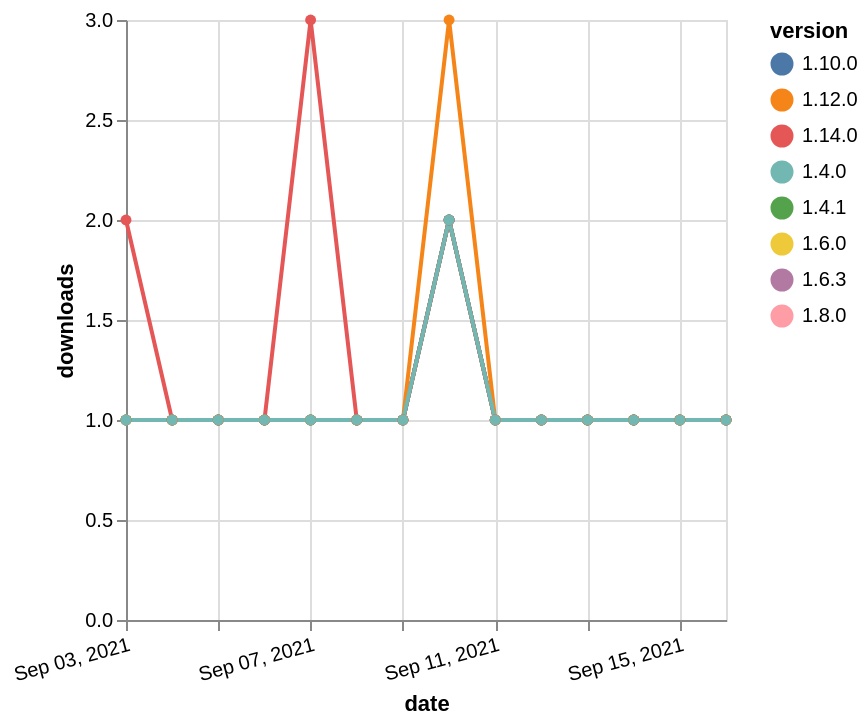

Describe this chart as a Vega-Lite specification.
### Vega-Lite specification from a JSON file in a GitHub repository (floating-point values rounded to 4 significant figures)
{"$schema": "https://vega.github.io/schema/vega-lite/v5.json", "description": "A simple bar chart with embedded data.", "data": {"values": [{"date": "2021-09-03", "total": 196, "delta": 1, "version": "1.6.0"}, {"date": "2021-09-04", "total": 197, "delta": 1, "version": "1.6.0"}, {"date": "2021-09-05", "total": 198, "delta": 1, "version": "1.6.0"}, {"date": "2021-09-06", "total": 199, "delta": 1, "version": "1.6.0"}, {"date": "2021-09-07", "total": 200, "delta": 1, "version": "1.6.0"}, {"date": "2021-09-08", "total": 201, "delta": 1, "version": "1.6.0"}, {"date": "2021-09-09", "total": 202, "delta": 1, "version": "1.6.0"}, {"date": "2021-09-10", "total": 204, "delta": 2, "version": "1.6.0"}, {"date": "2021-09-11", "total": 205, "delta": 1, "version": "1.6.0"}, {"date": "2021-09-12", "total": 206, "delta": 1, "version": "1.6.0"}, {"date": "2021-09-13", "total": 207, "delta": 1, "version": "1.6.0"}, {"date": "2021-09-14", "total": 208, "delta": 1, "version": "1.6.0"}, {"date": "2021-09-15", "total": 209, "delta": 1, "version": "1.6.0"}, {"date": "2021-09-16", "total": 210, "delta": 1, "version": "1.6.0"}, {"date": "2021-09-03", "total": 193, "delta": 1, "version": "1.8.0"}, {"date": "2021-09-04", "total": 194, "delta": 1, "version": "1.8.0"}, {"date": "2021-09-05", "total": 195, "delta": 1, "version": "1.8.0"}, {"date": "2021-09-06", "total": 196, "delta": 1, "version": "1.8.0"}, {"date": "2021-09-07", "total": 197, "delta": 1, "version": "1.8.0"}, {"date": "2021-09-08", "total": 198, "delta": 1, "version": "1.8.0"}, {"date": "2021-09-09", "total": 199, "delta": 1, "version": "1.8.0"}, {"date": "2021-09-10", "total": 201, "delta": 2, "version": "1.8.0"}, {"date": "2021-09-11", "total": 202, "delta": 1, "version": "1.8.0"}, {"date": "2021-09-12", "total": 203, "delta": 1, "version": "1.8.0"}, {"date": "2021-09-13", "total": 204, "delta": 1, "version": "1.8.0"}, {"date": "2021-09-14", "total": 205, "delta": 1, "version": "1.8.0"}, {"date": "2021-09-15", "total": 206, "delta": 1, "version": "1.8.0"}, {"date": "2021-09-16", "total": 207, "delta": 1, "version": "1.8.0"}, {"date": "2021-09-03", "total": 162, "delta": 1, "version": "1.10.0"}, {"date": "2021-09-04", "total": 163, "delta": 1, "version": "1.10.0"}, {"date": "2021-09-05", "total": 164, "delta": 1, "version": "1.10.0"}, {"date": "2021-09-06", "total": 165, "delta": 1, "version": "1.10.0"}, {"date": "2021-09-07", "total": 166, "delta": 1, "version": "1.10.0"}, {"date": "2021-09-08", "total": 167, "delta": 1, "version": "1.10.0"}, {"date": "2021-09-09", "total": 168, "delta": 1, "version": "1.10.0"}, {"date": "2021-09-10", "total": 170, "delta": 2, "version": "1.10.0"}, {"date": "2021-09-11", "total": 171, "delta": 1, "version": "1.10.0"}, {"date": "2021-09-12", "total": 172, "delta": 1, "version": "1.10.0"}, {"date": "2021-09-13", "total": 173, "delta": 1, "version": "1.10.0"}, {"date": "2021-09-14", "total": 174, "delta": 1, "version": "1.10.0"}, {"date": "2021-09-15", "total": 175, "delta": 1, "version": "1.10.0"}, {"date": "2021-09-16", "total": 176, "delta": 1, "version": "1.10.0"}, {"date": "2021-09-03", "total": 195, "delta": 1, "version": "1.6.3"}, {"date": "2021-09-04", "total": 196, "delta": 1, "version": "1.6.3"}, {"date": "2021-09-05", "total": 197, "delta": 1, "version": "1.6.3"}, {"date": "2021-09-06", "total": 198, "delta": 1, "version": "1.6.3"}, {"date": "2021-09-07", "total": 199, "delta": 1, "version": "1.6.3"}, {"date": "2021-09-08", "total": 200, "delta": 1, "version": "1.6.3"}, {"date": "2021-09-09", "total": 201, "delta": 1, "version": "1.6.3"}, {"date": "2021-09-10", "total": 203, "delta": 2, "version": "1.6.3"}, {"date": "2021-09-11", "total": 204, "delta": 1, "version": "1.6.3"}, {"date": "2021-09-12", "total": 205, "delta": 1, "version": "1.6.3"}, {"date": "2021-09-13", "total": 206, "delta": 1, "version": "1.6.3"}, {"date": "2021-09-14", "total": 207, "delta": 1, "version": "1.6.3"}, {"date": "2021-09-15", "total": 208, "delta": 1, "version": "1.6.3"}, {"date": "2021-09-16", "total": 209, "delta": 1, "version": "1.6.3"}, {"date": "2021-09-03", "total": 235, "delta": 1, "version": "1.4.1"}, {"date": "2021-09-04", "total": 236, "delta": 1, "version": "1.4.1"}, {"date": "2021-09-05", "total": 237, "delta": 1, "version": "1.4.1"}, {"date": "2021-09-06", "total": 238, "delta": 1, "version": "1.4.1"}, {"date": "2021-09-07", "total": 239, "delta": 1, "version": "1.4.1"}, {"date": "2021-09-08", "total": 240, "delta": 1, "version": "1.4.1"}, {"date": "2021-09-09", "total": 241, "delta": 1, "version": "1.4.1"}, {"date": "2021-09-10", "total": 243, "delta": 2, "version": "1.4.1"}, {"date": "2021-09-11", "total": 244, "delta": 1, "version": "1.4.1"}, {"date": "2021-09-12", "total": 245, "delta": 1, "version": "1.4.1"}, {"date": "2021-09-13", "total": 246, "delta": 1, "version": "1.4.1"}, {"date": "2021-09-14", "total": 247, "delta": 1, "version": "1.4.1"}, {"date": "2021-09-15", "total": 248, "delta": 1, "version": "1.4.1"}, {"date": "2021-09-16", "total": 249, "delta": 1, "version": "1.4.1"}, {"date": "2021-09-03", "total": 128, "delta": 2, "version": "1.14.0"}, {"date": "2021-09-04", "total": 129, "delta": 1, "version": "1.14.0"}, {"date": "2021-09-05", "total": 130, "delta": 1, "version": "1.14.0"}, {"date": "2021-09-06", "total": 131, "delta": 1, "version": "1.14.0"}, {"date": "2021-09-07", "total": 134, "delta": 3, "version": "1.14.0"}, {"date": "2021-09-08", "total": 135, "delta": 1, "version": "1.14.0"}, {"date": "2021-09-09", "total": 136, "delta": 1, "version": "1.14.0"}, {"date": "2021-09-10", "total": 138, "delta": 2, "version": "1.14.0"}, {"date": "2021-09-11", "total": 139, "delta": 1, "version": "1.14.0"}, {"date": "2021-09-12", "total": 140, "delta": 1, "version": "1.14.0"}, {"date": "2021-09-13", "total": 141, "delta": 1, "version": "1.14.0"}, {"date": "2021-09-14", "total": 142, "delta": 1, "version": "1.14.0"}, {"date": "2021-09-15", "total": 143, "delta": 1, "version": "1.14.0"}, {"date": "2021-09-16", "total": 144, "delta": 1, "version": "1.14.0"}, {"date": "2021-09-03", "total": 194, "delta": 1, "version": "1.12.0"}, {"date": "2021-09-04", "total": 195, "delta": 1, "version": "1.12.0"}, {"date": "2021-09-05", "total": 196, "delta": 1, "version": "1.12.0"}, {"date": "2021-09-06", "total": 197, "delta": 1, "version": "1.12.0"}, {"date": "2021-09-07", "total": 198, "delta": 1, "version": "1.12.0"}, {"date": "2021-09-08", "total": 199, "delta": 1, "version": "1.12.0"}, {"date": "2021-09-09", "total": 200, "delta": 1, "version": "1.12.0"}, {"date": "2021-09-10", "total": 203, "delta": 3, "version": "1.12.0"}, {"date": "2021-09-11", "total": 204, "delta": 1, "version": "1.12.0"}, {"date": "2021-09-12", "total": 205, "delta": 1, "version": "1.12.0"}, {"date": "2021-09-13", "total": 206, "delta": 1, "version": "1.12.0"}, {"date": "2021-09-14", "total": 207, "delta": 1, "version": "1.12.0"}, {"date": "2021-09-15", "total": 208, "delta": 1, "version": "1.12.0"}, {"date": "2021-09-16", "total": 209, "delta": 1, "version": "1.12.0"}, {"date": "2021-09-03", "total": 250, "delta": 1, "version": "1.4.0"}, {"date": "2021-09-04", "total": 251, "delta": 1, "version": "1.4.0"}, {"date": "2021-09-05", "total": 252, "delta": 1, "version": "1.4.0"}, {"date": "2021-09-06", "total": 253, "delta": 1, "version": "1.4.0"}, {"date": "2021-09-07", "total": 254, "delta": 1, "version": "1.4.0"}, {"date": "2021-09-08", "total": 255, "delta": 1, "version": "1.4.0"}, {"date": "2021-09-09", "total": 256, "delta": 1, "version": "1.4.0"}, {"date": "2021-09-10", "total": 258, "delta": 2, "version": "1.4.0"}, {"date": "2021-09-11", "total": 259, "delta": 1, "version": "1.4.0"}, {"date": "2021-09-12", "total": 260, "delta": 1, "version": "1.4.0"}, {"date": "2021-09-13", "total": 261, "delta": 1, "version": "1.4.0"}, {"date": "2021-09-14", "total": 262, "delta": 1, "version": "1.4.0"}, {"date": "2021-09-15", "total": 263, "delta": 1, "version": "1.4.0"}, {"date": "2021-09-16", "total": 264, "delta": 1, "version": "1.4.0"}]}, "width": "container", "mark": {"type": "line", "point": {"filled": true}}, "encoding": {"x": {"field": "date", "type": "temporal", "timeUnit": "yearmonthdate", "title": "date", "axis": {"labelAngle": -15}}, "y": {"field": "delta", "type": "quantitative", "title": "downloads"}, "color": {"field": "version", "type": "nominal"}, "tooltip": {"field": "delta"}}}
